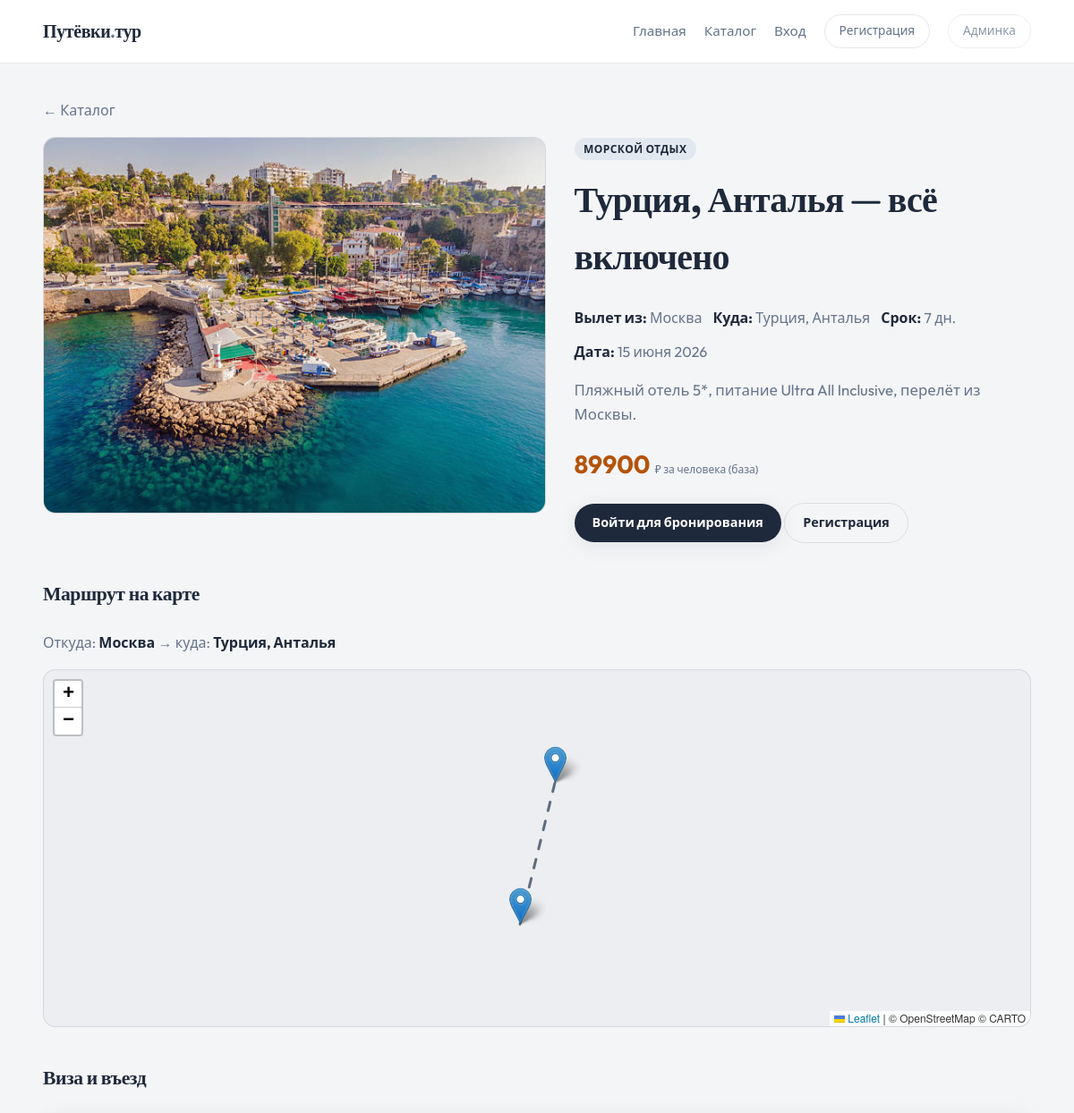
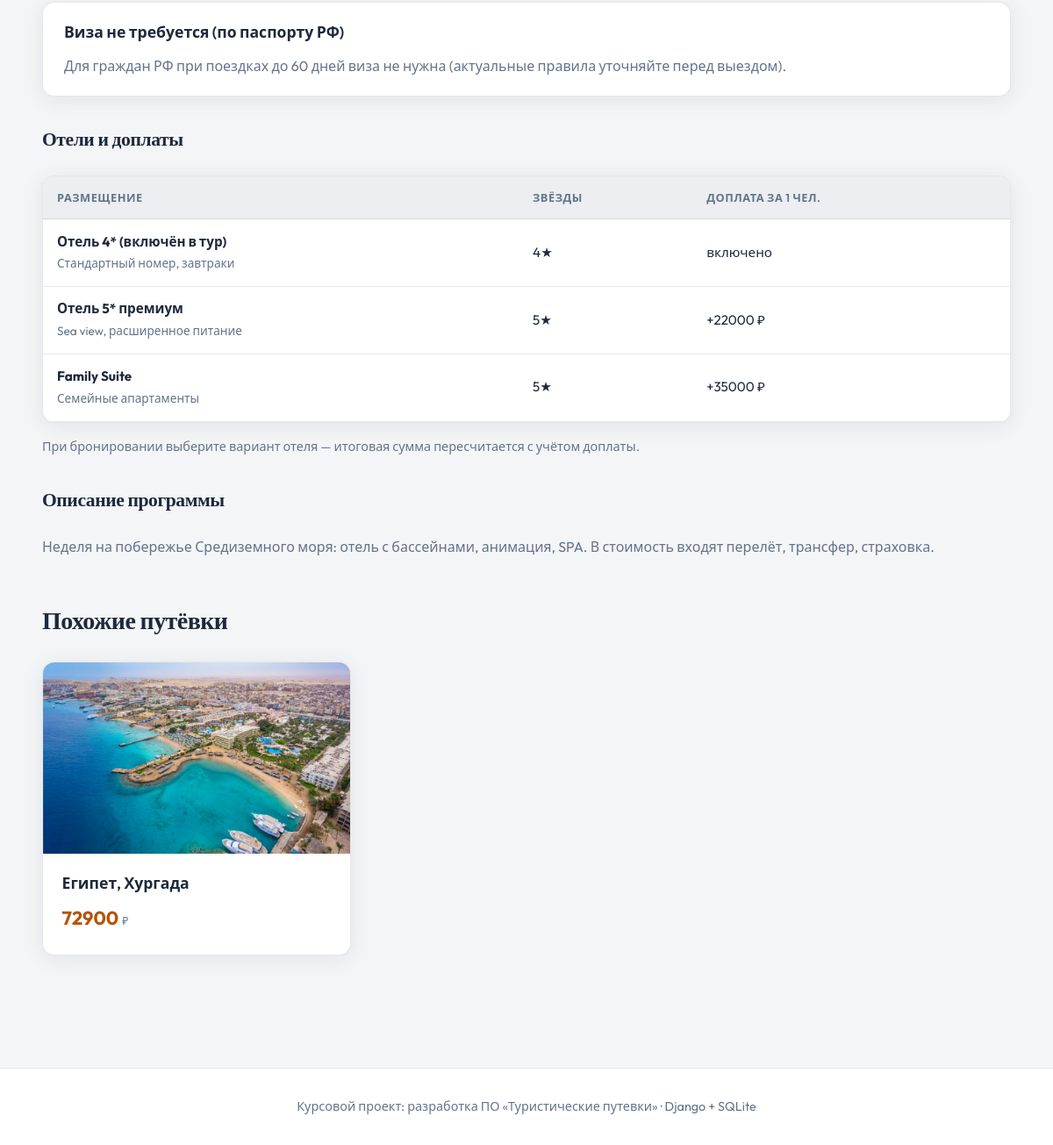
The page /putevki/Turkey/ on the database its author committed (2 pictures, top to bottom).
### tours/models.py (models this page shows, shortened)
class Tour(models.Model):
    class VisaStatus(models.TextChoices):
        NOT_NEEDED = "not_needed", "Виза не требуется (по паспорту РФ)"
        REQUIRED = "required", "Нужна виза заранее"
        ON_ARRIVAL = "on_arrival", "Виза по прилёту / e-visa"
        SCHENGEN = "schengen", "Нужен Шенген или виза ЕС"
    title = models.CharField("Название путёвки", max_length=200)
    slug = models.SlugField("Слаг", unique=True)
    category = models.ForeignKey(
        Category,
        on_delete=models.PROTECT,
        related_name="tours",
        verbose_name="Категория",
    )
    short_description = models.CharField("Краткое описание", max_length=320)
    description = models.TextField("Полное описание")
    destination = models.CharField("Направление / страна", max_length=150)
    departure_city = models.CharField(
        "Город вылета",
        max_length=120,
        default="Москва",
        help_text="Откуда вылет (для карты и описания).",
    )
    visa_status = models.CharField(
        "Виза",
        max_length=20,
        choices=VisaStatus.choices,
        default=VisaStatus.NOT_NEEDED,
    )
    visa_note = models.TextField(
        "Комментарий по визе",
        blank=True,
        help_text="Дополнительно: срок действия паспорта, консульство и т.д.",
    )
    origin_lat = models.FloatField(
        "Широта точки вылета",
        null=True,
        blank=True,
        help_text="Для карты (например Москва ≈ 55.76).",
    )
    origin_lng = models.FloatField(
        "Долгота точки вылета",
        null=True,
        blank=True,
        help_text="≈ 37.62 для Москвы.",
    )
    dest_lat = models.FloatField(
        "Широта пункта назначения",
        null=True,
        blank=True,
    )
    dest_lng = models.FloatField(
        "Долгота пункта назначения",
        null=True,
        blank=True,
    )
    price = models.DecimalField("Цена, ₽", max_digits=12, decimal_places=2)
    duration_days = models.PositiveSmallIntegerField("Длительность, дней")
    departure_date = models.DateField("Дата отправления", null=True, blank=True)
    image = models.ImageField(
        "Фото обложки",
        upload_to="tours/%Y/%m/",
        blank=True,
        null=True,
    )
    is_published = models.BooleanField("Опубликовано", default=True)
    created_at = models.DateTimeField("Создано", auto_now_add=True)
    updated_at = models.DateTimeField("Обновлено", auto_now=True)
    class Meta:
        verbose_name = "Туристическая путёвка"
        verbose_name_plural = "Туристические путевки"
        ordering = ["-created_at"]
    def get_absolute_url(self):
        return reverse("tours:detail", kwargs={"slug": self.slug})
    def has_map_points(self):
        return (
            self.origin_lat is not None
            and self.origin_lng is not None
            and self.dest_lat is not None
            and self.dest_lng is not None
        )

class Category(models.Model):
    name = models.CharField("Название", max_length=100)
    slug = models.SlugField("Слаг", unique=True)
    class Meta:
        verbose_name = "Категория"
        verbose_name_plural = "Категории"
        ordering = ["name"]

class HotelOption(models.Model):
    tour = models.ForeignKey(
        Tour,
        on_delete=models.CASCADE,
        related_name="hotel_options",
        verbose_name="Путёвка",
    )
    name = models.CharField("Название отеля / размещения", max_length=200)
    description = models.CharField("Кратко", max_length=400, blank=True)
    stars = models.PositiveSmallIntegerField("Звёзд", default=3)
    surcharge_per_person = models.DecimalField(
        "Доплата за чел., ₽",
        max_digits=12,
        decimal_places=2,
        default=Decimal("0"),
        help_text="0 — входит в базовую цену путёвки.",
    )
    sort_order = models.PositiveSmallIntegerField("Порядок в списке", default=0)
    class Meta:
        verbose_name = "Вариант отеля"
        verbose_name_plural = "Варианты отелей"
        ordering = ["sort_order", "id"]

### tours/views.py (the view)
# urls.py: path("putevki/<str:slug>/", views.tour_detail, name="detail"),
def tour_detail(request, slug):
    tour = get_object_or_404(
        Tour.objects.select_related("category").prefetch_related("hotel_options"),
        slug=slug,
        is_published=True,
    )
    similar = (
        Tour.objects.filter(is_published=True, category=tour.category)
        .exclude(pk=tour.pk)
        .select_related("category")[:3]
    )
    map_payload = None
    if tour.has_map_points():
        map_payload = {
            "oLat": float(tour.origin_lat),
            "oLng": float(tour.origin_lng),
            "dLat": float(tour.dest_lat),
            "dLng": float(tour.dest_lng),
            "originLabel": tour.departure_city,
            "destLabel": tour.destination,
        }
    return render(
        request,
        "tours/tour_detail.html",
        {"tour": tour, "similar_tours": similar, "map_payload": map_payload},
    )

### templates/tours/tour_detail.html (shortened to what this page needs)
{% extends "base.html" %}
{% block extra_head %}
{% if map_payload %}
<link rel="stylesheet" href="https://unpkg.com/leaflet@1.9.4/dist/leaflet.css">
{% endif %}
{% endblock %}
{% block content %}
<article style="padding:2.5rem 0 4rem;">
  <div class="wrap">
    <p style="margin:0 0 1rem;"><a href="{% url 'tours:list' %}" style="color:var(--text-muted);">← Каталог</a></p>
    <div class="detail-hero">
      <div class="detail-image {% if not tour.image %}placeholder card-image{% endif %}">
        {% if tour.image %}
        <img src="{{ tour.image.url }}" alt="{{ tour.title }}" width="800" height="600">
        {% endif %}
      </div>
      <div>
        <span class="badge">{{ tour.category.name }}</span>
        <h1 class="section-title" style="font-size:clamp(1.75rem,4vw,2.5rem);margin-top:0.75rem;">{{ tour.title }}</h1>
        <div class="meta" style="font-size:1rem;">
          <span><strong style="color:var(--text);">Вылет из:</strong> {{ tour.departure_city }}</span>
          <span><strong style="color:var(--text);">Куда:</strong> {{ tour.destination }}</span>
          <span><strong style="color:var(--text);">Срок:</strong> {{ tour.duration_days }} дн.</span>
          {% if tour.departure_date %}
          <span><strong style="color:var(--text);">Дата:</strong> {{ tour.departure_date|date:"d E Y" }}</span>
          {% endif %}
        </div>
        <p style="color:var(--text-muted);font-size:1.05rem;">{{ tour.short_description }}</p>
        <div class="price" style="font-size:1.75rem;margin:1.25rem 0;">{{ tour.price|floatformat:0 }} <small>₽ за человека (база)</small></div>
        {% if user.is_authenticated %}
        <a class="btn btn-primary" href="{% url 'tours:book' tour.slug %}">Забронировать и оплатить</a>
        {% else %}
        <a class="btn btn-primary" href="{% url 'tours:login' %}?next={{ request.path|urlencode }}">Войти для бронирования</a>
        <a class="btn btn-ghost" href="{% url 'tours:register' %}">Регистрация</a>
        {% endif %}
      </div>
    </div>
    {% if map_payload %}
    <h2 class="section-title" style="font-size:1.35rem;margin-top:2.5rem;">Маршрут на карте</h2>
    <p style="color:var(--text-muted);margin-top:0;">Откуда: <strong style="color:var(--text);">{{ tour.departure_city }}</strong> → куда: <strong style="color:var(--text);">{{ tour.destination }}</strong></p>
    <div id="route-map" class="route-map leaflet-map" role="img" aria-label="Карта маршрута"></div>
    {% else %}
    <div class="info-panel" style="margin-top:2rem;">
      <p style="margin:0;color:var(--text-muted);">Карта появится, когда в админке для путёвки заданы координаты вылета и прилёта (поля «Широта/долгота»).</p>
    </div>
    {% endif %}
    <h2 class="section-title" style="font-size:1.35rem;margin-top:2.5rem;">Виза и въезд</h2>
    <div class="visa-panel">
      <p class="visa-status">{{ tour.get_visa_status_display }}</p>
      {% if tour.visa_note %}
      <p class="visa-note">{{ tour.visa_note }}</p>
      {% endif %}
    </div>
    <h2 class="section-title" style="font-size:1.35rem;margin-top:2rem;">Отели и доплаты</h2>
    {% if tour.hotel_options.count %}
    <div class="hotel-table-wrap">
      <table class="hotel-table">
        <thead>
          <tr>
            <th>Размещение</th>
            <th>Звёзды</th>
            <th>Доплата за 1 чел.</th>
          </tr>
        </thead>
        <tbody>
          {% for h in tour.hotel_options.all %}
          <tr>
            <td>
              <strong>{{ h.name }}</strong>
              {% if h.description %}<br><span class="muted">{{ h.description }}</span>{% endif %}
            </td>
            <td>{{ h.stars }}★</td>
            <td>{% if h.surcharge_per_person %}+{{ h.surcharge_per_person|floatformat:0 }} ₽{% else %}включено{% endif %}</td>
          </tr>
          {% endfor %}
        </tbody>
      </table>
    </div>
    <p style="color:var(--text-muted);font-size:0.9rem;">При бронировании выберите вариант отеля — итоговая сумма пересчитается с учётом доплаты.</p>
    {% else %}
    <p style="color:var(--text-muted);">Варианты отелей можно добавить в админке (блок «Варианты отелей» у путёвки).</p>
    {% endif %}
    <h2 class="section-title" style="font-size:1.35rem;margin-top:2rem;">Описание программы</h2>
    <div class="prose">{{ tour.description }}</div>
    {% if similar_tours %}
    <h2 class="section-title" style="margin-top:3rem;">Похожие путёвки</h2>
    <div class="grid-cards">
      {% for t in similar_tours %}
      <article class="card">
        <a href="{{ t.get_absolute_url }}" class="card-image {% if not t.image %}placeholder{% endif %}">
          {% if t.image %}
          <img src="{{ t.image.url }}" alt="{{ t.title }}" width="400" height="250" loading="lazy">
          {% endif %}
        </a>
        <div class="card-body">
          <h3><a href="{{ t.get_absolute_url }}">{{ t.title }}</a></h3>
          <div class="price">{{ t.price|floatformat:0 }} <small>₽</small></div>
        </div>
      </article>
      {% endfor %}
    </div>
    {% endif %}
  </div>
</article>
{% endblock %}

### rows shown on the page
Tour: image (picture), category.name "МОРСКОЙ ОТДЫХ", title "Турция, Анталья — всё включено", departure_city "Москва", destination "Турция, Анталья", duration_days "7", departure_date "15 июня 2026", short_description "Пляжный отель 5*, питание Ultra All Inclusive, перелёт из Москвы.", price "89900", visa_status "Виза не требуется (по паспорту РФ)", visa_note "Для граждан РФ при поездках до 60 дней виза не нужна (актуальные правила уточняйте перед выездом).", description "Неделя на побережье Средиземного моря: отель с бассейнами, анимация, SPA. В стоимость входят перелёт, трансфер, страховка."
HotelOption: name "Отель 4* (включён в тур)", description "Стандартный номер, завтраки", stars "4", surcharge_per_person "включено"
HotelOption: name "Отель 5* премиум", description "Sea view, расширенное питание", stars "5", surcharge_per_person "22000"
HotelOption: name "Family Suite", description "Семейные апартаменты", stars "5", surcharge_per_person "35000"
Tour: image (picture), title "Египет, Хургада", price "72900"
